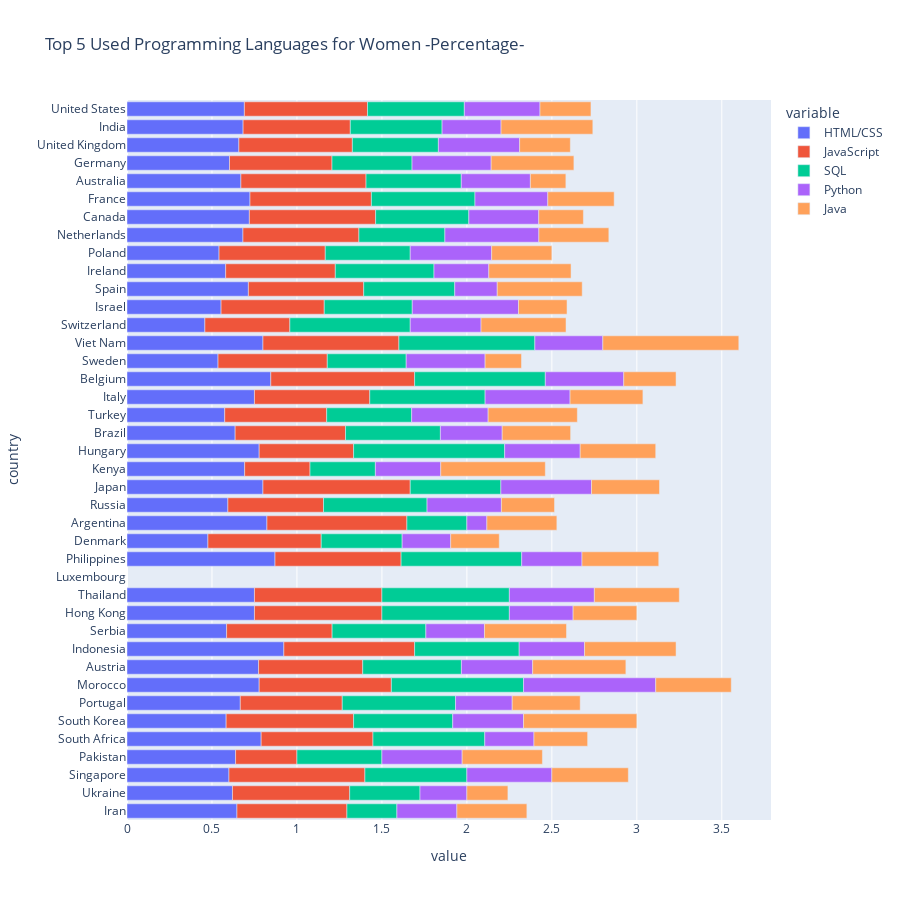

Write notebook code for a chart like this one.
### Code cell
# Let's plot those results with a nice graphic 
fig = px.bar(
    country_lang_percent_df_w.iloc[:,:5], 
  #  x='Languages', 
  #  y="Percentage", 
    orientation='h', 
    title='Top 5 Used Programming Languages for Women -Percentage- ', 
    width=900,
    height=900 
)

fig.show()

### Figure 1 — Plotly figure (JSON) as saved in the notebook; plotly's stock layout.template omitted (floating-point values rounded to 4 significant figures)
{"data": [{"alignmentgroup": "True", "hovertemplate": "variable=HTML/CSS<br>value=%{x}<br>country=%{y}<extra></extra>", "legendgroup": "HTML/CSS", "marker": {"color": "#636efa"}, "name": "HTML/CSS", "offsetgroup": "HTML/CSS", "orientation": "h", "showlegend": true, "textposition": "auto", "type": "bar", "x": [0.6471, 0.6207, 0.6, 0.6389, 0.7895, 0.5833, 0.6667, 0.7778, 0.7742, 0.9231, 0.5862, 0.75, 0.75, null, 0.871, 0.4762, 0.8235, 0.5938, 0.8, 0.6923, 0.7778, 0.6364, 0.575, 0.75, 0.8462, 0.5357, 0.8, 0.4583, 0.5536, 0.7143, 0.5806, 0.5417, 0.6824, 0.72, 0.7238, 0.6703, 0.6032, 0.6584, 0.6832, 0.6907], "xaxis": "x", "y": ["Iran", "Ukraine", "Singapore", "Pakistan", "South Africa", "South Korea", "Portugal", "Morocco", "Austria", "Indonesia", "Serbia", "Hong Kong", "Thailand", "Luxembourg", "Philippines", "Denmark", "Argentina", "Russia", "Japan", "Kenya", "Hungary", "Brazil", "Turkey", "Italy", "Belgium", "Sweden", "Viet Nam", "Switzerland", "Israel", "Spain", "Ireland", "Poland", "Netherlands", "Canada", "France", "Australia", "Germany", "United Kingdom", "India", "United States"], "yaxis": "y"}, {"alignmentgroup": "True", "hovertemplate": "variable=JavaScript<br>value=%{x}<br>country=%{y}<extra></extra>", "legendgroup": "JavaScript", "marker": {"color": "#EF553B"}, "name": "JavaScript", "offsetgroup": "JavaScript", "orientation": "h", "showlegend": true, "textposition": "auto", "type": "bar", "x": [0.6471, 0.6897, 0.8, 0.3611, 0.6579, 0.75, 0.6, 0.7778, 0.6129, 0.7692, 0.6207, 0.75, 0.75, null, 0.7419, 0.6667, 0.8235, 0.5625, 0.8667, 0.3846, 0.5556, 0.6494, 0.6, 0.6786, 0.8462, 0.6429, 0.8, 0.5, 0.6071, 0.6786, 0.6452, 0.625, 0.6824, 0.7429, 0.7143, 0.7363, 0.6032, 0.6677, 0.6309, 0.7245], "xaxis": "x", "y": ["Iran", "Ukraine", "Singapore", "Pakistan", "South Africa", "South Korea", "Portugal", "Morocco", "Austria", "Indonesia", "Serbia", "Hong Kong", "Thailand", "Luxembourg", "Philippines", "Denmark", "Argentina", "Russia", "Japan", "Kenya", "Hungary", "Brazil", "Turkey", "Italy", "Belgium", "Sweden", "Viet Nam", "Switzerland", "Israel", "Spain", "Ireland", "Poland", "Netherlands", "Canada", "France", "Australia", "Germany", "United Kingdom", "India", "United States"], "yaxis": "y"}, {"alignmentgroup": "True", "hovertemplate": "variable=SQL<br>value=%{x}<br>country=%{y}<extra></extra>", "legendgroup": "SQL", "marker": {"color": "#00cc96"}, "name": "SQL", "offsetgroup": "SQL", "orientation": "h", "showlegend": true, "textposition": "auto", "type": "bar", "x": [0.2941, 0.4138, 0.6, 0.5, 0.6579, 0.5833, 0.6667, 0.7778, 0.5806, 0.6154, 0.5517, 0.75, 0.75, null, 0.7097, 0.4762, 0.3529, 0.6094, 0.5333, 0.3846, 0.8889, 0.5584, 0.5, 0.6786, 0.7692, 0.4643, 0.8, 0.7083, 0.5179, 0.5357, 0.5806, 0.5, 0.5059, 0.5486, 0.6095, 0.5604, 0.4709, 0.5062, 0.5399, 0.5698], "xaxis": "x", "y": ["Iran", "Ukraine", "Singapore", "Pakistan", "South Africa", "South Korea", "Portugal", "Morocco", "Austria", "Indonesia", "Serbia", "Hong Kong", "Thailand", "Luxembourg", "Philippines", "Denmark", "Argentina", "Russia", "Japan", "Kenya", "Hungary", "Brazil", "Turkey", "Italy", "Belgium", "Sweden", "Viet Nam", "Switzerland", "Israel", "Spain", "Ireland", "Poland", "Netherlands", "Canada", "France", "Australia", "Germany", "United Kingdom", "India", "United States"], "yaxis": "y"}, {"alignmentgroup": "True", "hovertemplate": "variable=Python<br>value=%{x}<br>country=%{y}<extra></extra>", "legendgroup": "Python", "marker": {"color": "#ab63fa"}, "name": "Python", "offsetgroup": "Python", "orientation": "h", "showlegend": true, "textposition": "auto", "type": "bar", "x": [0.3529, 0.2759, 0.5, 0.4722, 0.2895, 0.4167, 0.3333, 0.7778, 0.4194, 0.3846, 0.3448, 0.375, 0.5, null, 0.3548, 0.2857, 0.1176, 0.4375, 0.5333, 0.3846, 0.4444, 0.3636, 0.45, 0.5, 0.4615, 0.4643, 0.4, 0.4167, 0.625, 0.25, 0.3226, 0.4792, 0.5529, 0.4114, 0.4286, 0.4066, 0.4656, 0.4783, 0.3471, 0.4452], "xaxis": "x", "y": ["Iran", "Ukraine", "Singapore", "Pakistan", "South Africa", "South Korea", "Portugal", "Morocco", "Austria", "Indonesia", "Serbia", "Hong Kong", "Thailand", "Luxembourg", "Philippines", "Denmark", "Argentina", "Russia", "Japan", "Kenya", "Hungary", "Brazil", "Turkey", "Italy", "Belgium", "Sweden", "Viet Nam", "Switzerland", "Israel", "Spain", "Ireland", "Poland", "Netherlands", "Canada", "France", "Australia", "Germany", "United Kingdom", "India", "United States"], "yaxis": "y"}, {"alignmentgroup": "True", "hovertemplate": "variable=Java<br>value=%{x}<br>country=%{y}<extra></extra>", "legendgroup": "Java", "marker": {"color": "#FFA15A"}, "name": "Java", "offsetgroup": "Java", "orientation": "h", "showlegend": true, "textposition": "auto", "type": "bar", "x": [0.4118, 0.2414, 0.45, 0.4722, 0.3158, 0.6667, 0.4, 0.4444, 0.5484, 0.5385, 0.4828, 0.375, 0.5, null, 0.4516, 0.2857, 0.4118, 0.3125, 0.4, 0.6154, 0.4444, 0.4026, 0.525, 0.4286, 0.3077, 0.2143, 0.8, 0.5, 0.2857, 0.5, 0.4839, 0.3542, 0.4118, 0.2629, 0.3905, 0.2088, 0.4868, 0.2981, 0.5399, 0.2999], "xaxis": "x", "y": ["Iran", "Ukraine", "Singapore", "Pakistan", "South Africa", "South Korea", "Portugal", "Morocco", "Austria", "Indonesia", "Serbia", "Hong Kong", "Thailand", "Luxembourg", "Philippines", "Denmark", "Argentina", "Russia", "Japan", "Kenya", "Hungary", "Brazil", "Turkey", "Italy", "Belgium", "Sweden", "Viet Nam", "Switzerland", "Israel", "Spain", "Ireland", "Poland", "Netherlands", "Canada", "France", "Australia", "Germany", "United Kingdom", "India", "United States"], "yaxis": "y"}], "layout": {"barmode": "relative", "height": 900, "legend": {"title": {"text": "variable"}, "tracegroupgap": 0}, "title": {"text": "Top 5 Used Programming Languages for Women -Percentage- "}, "width": 900, "xaxis": {"anchor": "y", "domain": [0, 1], "title": {"text": "value"}}, "yaxis": {"anchor": "x", "domain": [0, 1], "title": {"text": "country"}}}}
